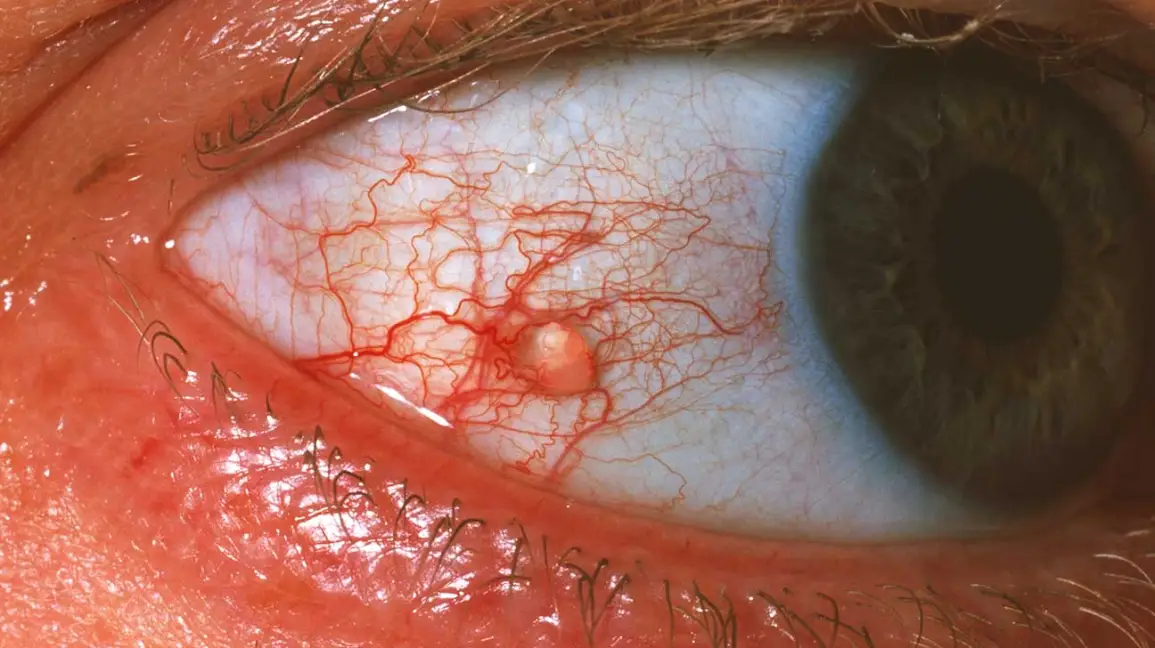
#> input picture tests/Conjunctival_cyst-1296x728-body.webp, 1155 x 648 px; its folder holds only this picture in this run
$ python -i train.py   (imports and definitions only)
#> lines starting #> are read from the running program, lines starting #| are printed output that depends on the picture
import os, json, random
import numpy as np
from PIL import Image
from sklearn.ensemble import GradientBoostingClassifier
from sklearn.preprocessing import StandardScaler, LabelEncoder
from sklearn.model_selection import cross_val_score, StratifiedKFold
import joblib

DATA_DIR  = r"D:\main_projects\eye_disease_screener\data\raw\colored_images"
MODEL_DIR = r"D:\main_projects\eye_disease_screener\model"

IMG_SIZE = (224, 224)

def extract_features(img_path):
    try:
        img = Image.open(img_path).convert("RGB").resize(IMG_SIZE)
        arr = np.array(img, dtype=float)
        r, g, b = arr[:,:,0], arr[:,:,1], arr[:,:,2]
        gray    = 0.299*r + 0.587*g + 0.114*b
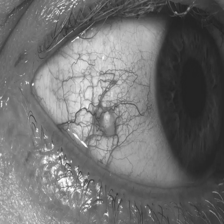
#> gray: shape (224, 224) float64; min 34.64, max 255, mean 111.3

        g_mean, g_std = g.mean(), g.std()
#> g_mean = 96.6; g_std = 46.94
        r_mean, r_std = r.mean(), r.std()
#> r_mean = 151.4; r_std = 62.87
        b_mean, b_std = b.mean(), b.std()
#> b_mean = 81.58; b_std = 53.91
        gray_mean     = gray.mean()
#> gray_mean = 111.3
        gray_std      = gray.std()
#> gray_std = 48.69

        dark_ratio    = (g < g_mean - 1.5*g_std).mean()
#> dark_ratio = 0
        very_dark     = (g < g_mean - 2.5*g_std).mean()
#> very_dark = 0
        spot_density  = (np.abs(gray - gray_mean) > 2*gray_std).mean()
#> spot_density = 0.0173
        bright_ratio  = (gray > np.percentile(gray, 92)).mean()
#> bright_ratio = 0.08
        very_bright   = (gray > np.percentile(gray, 97)).mean()
#> very_bright = 0.03

        gx = np.abs(np.diff(gray, axis=1))
        gy = np.abs(np.diff(gray, axis=0))
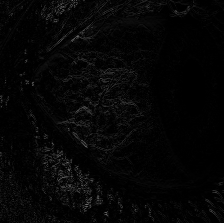
#> gy: shape (223, 224) float64; min 0, max 109.1, mean 5.9
        vessel_density  = (gx.mean() + gy.mean()) / 255.0
#> vessel_density = 0.0497
        edge_variance   = np.var(gx) / 1000.0
#> edge_variance = 0.0927
        high_edge_ratio = (gx > gx.mean() + 2*gx.std()).mean()
#> high_edge_ratio = 0.0456

        gray_var  = np.var(gray) / 10000.0
#> gray_var = 0.237
        red_dom   = (r_mean - g_mean) / 255.0
#> red_dom = 0.215
        rg_ratio  = r_mean / (g_mean + 1e-6)
#> rg_ratio = 1.57
        rb_ratio  = r_mean / (b_mean + 1e-6)
#> rb_ratio = 1.86
        gb_ratio  = g_mean / (b_mean + 1e-6)
#> gb_ratio = 1.18

        h_bins  = np.histogram(gray.flatten(), bins=32, range=(0,255))[0] / gray.size
#> h_bins = 32 values, max 0.0943 at index 5, min 0 at index 0, mean 0.0312
        r_bins  = np.histogram(r.flatten(),    bins=16, range=(0,255))[0] / r.size
#> r_bins = [0, 0, 0.0385, 0.142, 0.0369, 0.0316, 0.0452, 0.0421, 0.0543, 0.074, 0.0872, 0.104, 0.104, 0.138, 0.0784, 0.0242]
        g_bins  = np.histogram(g.flatten(),    bins=16, range=(0,255))[0] / g.size
#> g_bins = [0, 7.97e-05, 0.169, 0.124, 0.138, 0.15, 0.0869, 0.0621, 0.071, 0.0703, 0.0518, 0.0424, 0.0233, 0.00833, 0.00151, 0.000977]
        b_bins  = np.histogram(b.flatten(),    bins=8,  range=(0,255))[0] / b.size
#> b_bins = [0.184, 0.333, 0.147, 0.102, 0.113, 0.0794, 0.0382, 0.00389]

        center    = arr[56:168, 56:168, :]
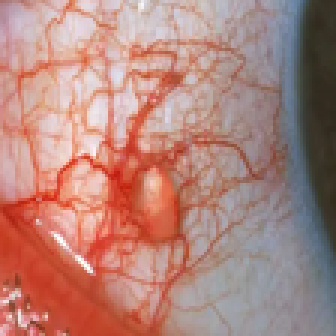
#> center: shape (112, 112, 3) float64 (shown 3 times larger); mean R, G, B 178, 132.1, 123.4
        c_r       = center[:,:,0]
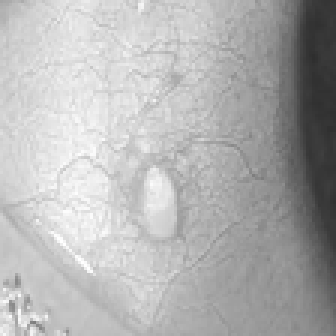
#> c_r: shape (112, 112) float64 (shown 3 times larger); min 46, max 255, mean 178
        c_g       = center[:,:,1]
        c_gray    = 0.299*c_r + 0.587*c_g + 0.114*center[:,:,2]
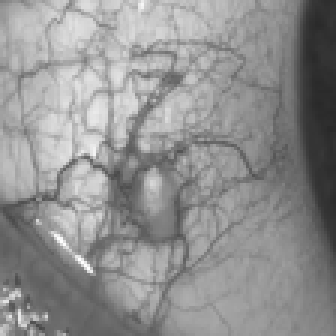
#> c_gray: shape (112, 112) float64 (shown 3 times larger); min 40.84, max 255, mean 144.8
        c_bright  = (c_gray > np.percentile(c_gray, 90)).mean()
#> c_bright = 0.1
        c_dark    = (c_gray < np.percentile(c_gray, 10)).mean()
#> c_dark = 0.1
        c_rg_diff = (c_r.mean() - c_g.mean()) / 255.0
#> c_rg_diff = 0.18
        c_contrast = c_gray.std() / 255.0
#> c_contrast = 0.159
        c_vessel  = np.abs(np.diff(c_gray, axis=1)).mean() / 255.0
#> c_vessel = 0.0364

        ring_outer = arr[28:196, 28:196, :]
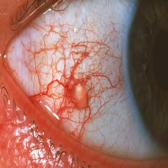
#> ring_outer: shape (168, 168, 3) float64; mean R, G, B 159.8, 112.5, 102.5
        ring_inner = arr[84:140, 84:140, :]
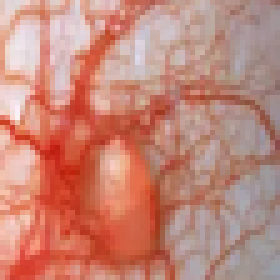
#> ring_inner: shape (56, 56, 3) float64 (shown 5 times larger); mean R, G, B 196.4, 134.5, 120.5
        ro_g = ring_outer[:,:,1].mean() / 255.0
#> ro_g = 0.441
        ri_g = ring_inner[:,:,1].mean() / 255.0
#> ri_g = 0.527
        ring_ratio = ro_g / (ri_g + 1e-6)
#> ring_ratio = 0.837

        p10, p25, p50, p75, p90 = [np.percentile(gray, p)/255.0 for p in [10,25,50,75,90]]
#> p10 = 0.172; p25 = 0.272; p50 = 0.437; p75 = 0.578; p90 = 0.702
        iqr = p75 - p25
#> iqr = 0.306

        hemo_proxy   = very_dark * red_dom
#> hemo_proxy = 0
        exudate_proxy = very_bright * (1 - rg_ratio)
#> exudate_proxy = -0.017
        texture_score = edge_variance * spot_density
#> texture_score = 0.0016

        feats = [
            dark_ratio, very_dark, spot_density, bright_ratio, very_bright,
            vessel_density, edge_variance, high_edge_ratio,
            gray_var, red_dom, rg_ratio, rb_ratio, gb_ratio,
            r_mean/255, g_mean/255, b_mean/255,
            r_std/255,  g_std/255,  b_std/255,
            c_bright, c_dark, c_rg_diff, c_contrast, c_vessel,
            ring_ratio, ro_g, ri_g,
            p10, p25, p50, p75, p90, iqr,
            hemo_proxy, exudate_proxy, texture_score,
        ]
#> feats = 36 values, max 1.86 at index 11, min -0.017 at index 34, mean 0.337
        feats.extend(h_bins.tolist())
        feats.extend(r_bins.tolist())
        feats.extend(g_bins.tolist())
        feats.extend(b_bins.tolist())

        return np.array(feats)
    except:
        return None

# [4 lines that did not run here, left out]
# [1 line not run here, left out]

X, y = [], []
# [15 lines not run here, left out]

X     = np.array(X)
le    = LabelEncoder()
y_enc = le.fit_transform(y)

# [2 lines not run here, left out]

scaler = StandardScaler()
# [1 line that did not run here, left out]

# [1 line not run here, left out]

clf = GradientBoostingClassifier(
    n_estimators=400,
    max_depth=4,
    learning_rate=0.04,
    subsample=0.8,
    min_samples_leaf=4,
    random_state=42
)

cv     = StratifiedKFold(n_splits=5, shuffle=True, random_state=42)
# [1 line that did not run here, left out]
# [22 lines not run here, left out]

>>> result = extract_features('../tests/Conjunctival_cyst-1296x728-body.webp')
#> result = 108 values, max 1.86 at index 11, min -0.017 at index 34, mean 0.149

$ run again, on tests/eye.webp
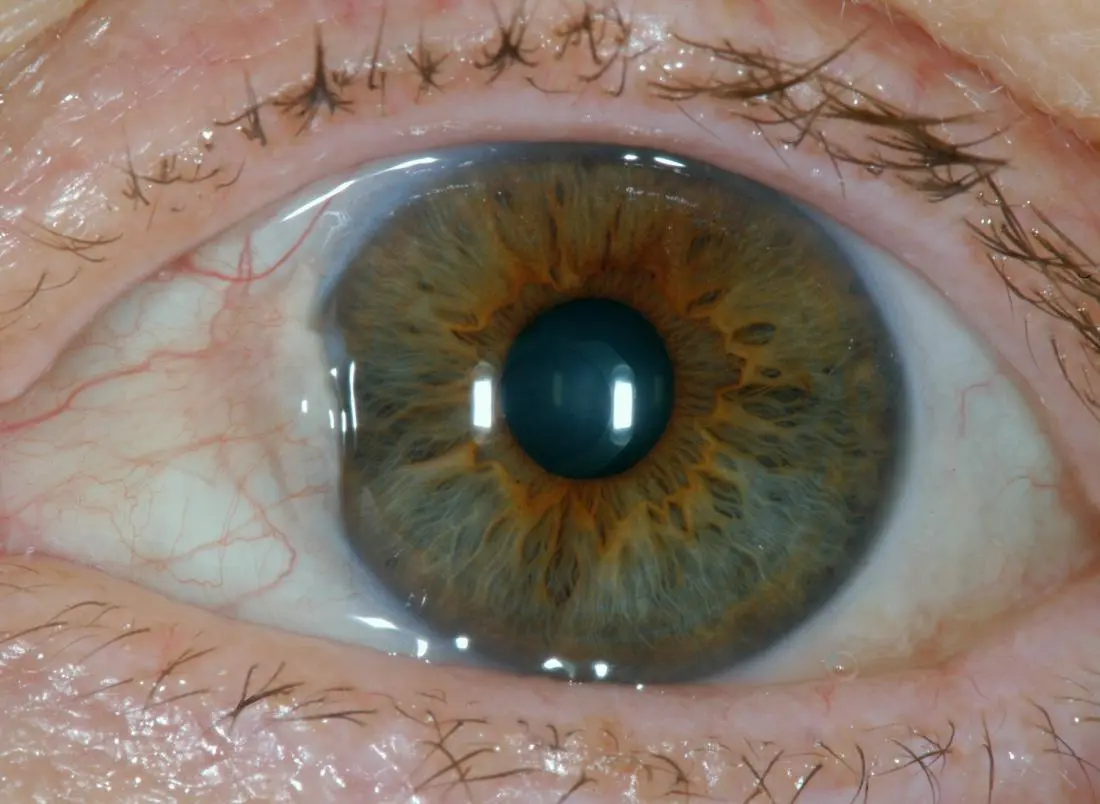
#> input picture tests/eye.webp, 1100 x 804 px
#> g_mean = 117; g_std = 39.89
#> r_mean = 133.6; r_std = 46.18
#> b_mean = 104.6; b_std = 45.1
#> gray_mean = 120.5
#> gray_std = 41.45
#> dark_ratio = 0.0846
#> very_dark = 0.00108
#> spot_density = 0.0315
#> bright_ratio = 0.08
#> very_bright = 0.03
#> vessel_density = 0.0406
#> edge_variance = 0.0713
#> high_edge_ratio = 0.0368
#> gray_var = 0.172
#> red_dom = 0.0652
#> rg_ratio = 1.14
#> rb_ratio = 1.28
#> gb_ratio = 1.12
#> h_bins = 32 values, max 0.152 at index 18, min 0 at index 0, mean 0.0312
#> r_bins = [0.0204, 0.00548, 0.00476, 0.049, 0.118, 0.0783, 0.0306, 0.0269, 0.0741, 0.18, 0.275, 0.122, 0.00989, 0.00283, 0.00199, 0.000558]
#> g_bins = [0.000359, 0.0157, 0.0321, 0.0718, 0.117, 0.0764, 0.0582, 0.116, 0.24, 0.169, 0.0686, 0.0244, 0.00628, 0.00147, 0.00106, 0.00207]
#> b_bins = [0.0746, 0.163, 0.127, 0.267, 0.293, 0.0674, 0.00456, 0.00317]
#> in extract_features, `c_g       = center[:,:,1]`:
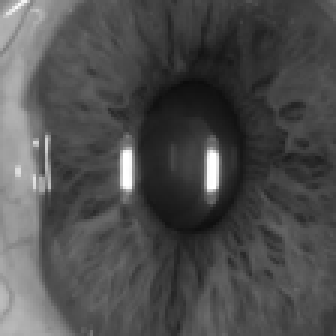
#> c_g: shape (112, 112) float64 (shown 3 times larger); min 12, max 255, mean 77.8
#> c_bright = 0.1
#> c_rg_diff = 0.0107
#> c_contrast = 0.153
#> c_vessel = 0.0231
#> in extract_features, `ring_inner = arr[84:140, 84:140, :]`:
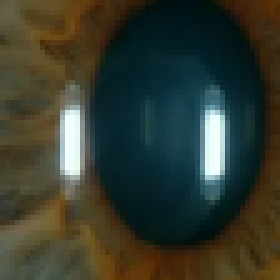
#> ring_inner: shape (56, 56, 3) float64 (shown 5 times larger); mean R, G, B 53.7, 59, 46.6
#> ro_g = 0.404
#> ri_g = 0.231
#> ring_ratio = 1.75
#> p10 = 0.235; p25 = 0.317; p50 = 0.531; p75 = 0.59; p90 = 0.64
#> iqr = 0.273
#> hemo_proxy = 7.02e-05
#> exudate_proxy = -0.00427
#> texture_score = 0.00225
#> feats = 36 values, max 1.75 at index 24, min -0.00427 at index 34, mean 0.317
#> result = 108 values, max 1.75 at index 24, min -0.00427 at index 34, mean 0.143

$ run again, on tests/Fundus_of_eye_normal.jpg
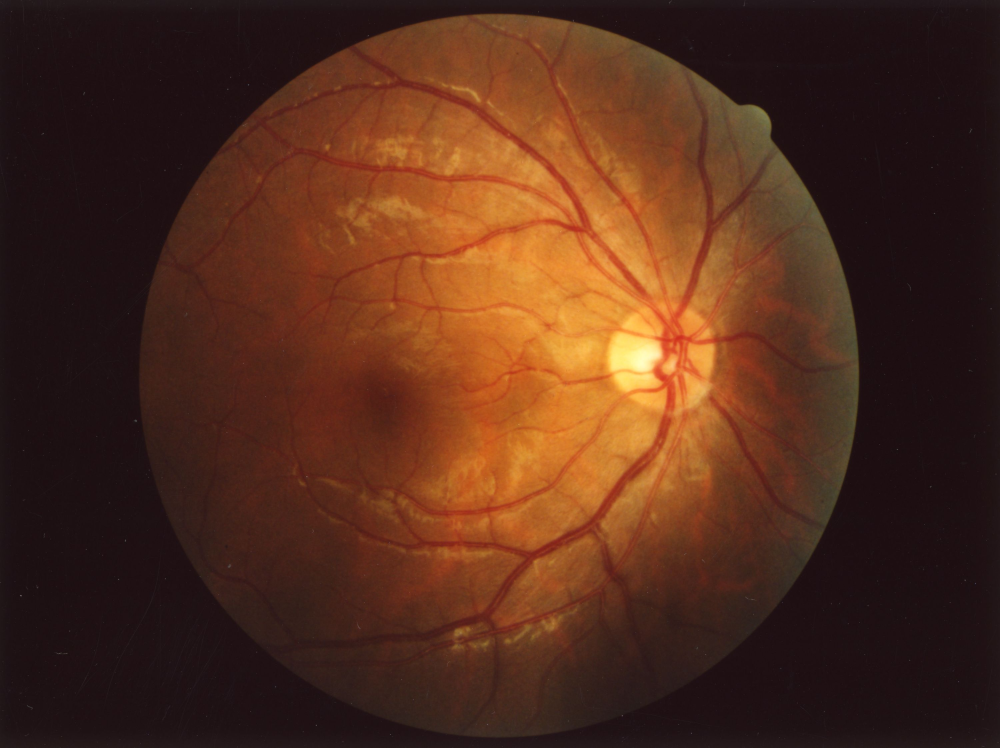
#> input picture tests/Fundus_of_eye_normal.jpg, 3000 x 2244 px (shown at 1/3 size)
#> g_mean = 45.13; g_std = 36.77
#> r_mean = 82.94; r_std = 62.61
#> b_mean = 28.09; b_std = 12.22
#> gray_mean = 54.49
#> gray_std = 41.18
#> dark_ratio = 0
#> spot_density = 0.0601
#> bright_ratio = 0.08
#> very_bright = 0.03
#> vessel_density = 0.018
#> edge_variance = 0.0239
#> high_edge_ratio = 0.0391
#> gray_var = 0.17
#> red_dom = 0.148
#> rg_ratio = 1.84
#> rb_ratio = 2.95
#> gb_ratio = 1.61
#> h_bins = 32 values, max 0.411 at index 2, min 0 at index 0, mean 0.0312
#> r_bins = [0, 0.37, 0.088, 0.0588, 0.0634, 0.0669, 0.0663, 0.0563, 0.0423, 0.0334, 0.029, 0.0311, 0.0317, 0.0317, 0.0228, 0.00801]
#> g_bins = [0.159, 0.323, 0.171, 0.093, 0.0889, 0.052, 0.039, 0.0298, 0.0245, 0.0119, 0.00359, 0.00126, 0.000698, 0.000857, 0.000877, 0.000638]
#> b_bins = [0.719, 0.271, 0.00805, 0.00165, 0.000578, 0.000419, 1.99e-05, 0]
#> in extract_features, `c_gray    = 0.299*c_r + 0.587*c_g + 0.114*center[:,:,2]`:
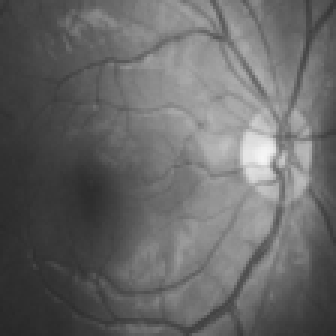
#> c_gray: shape (112, 112) float64 (shown 3 times larger); min 39.99, max 246.5, mean 103.6
#> c_bright = 0.1
#> c_rg_diff = 0.294
#> c_contrast = 0.155
#> c_vessel = 0.0193
#> in extract_features, `ring_inner = arr[84:140, 84:140, :]`:
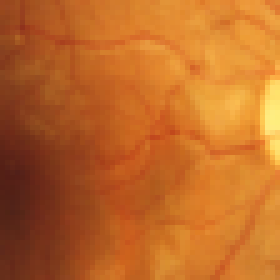
#> ring_inner: shape (56, 56, 3) float64 (shown 5 times larger); mean R, G, B 189.6, 105.1, 39.9
#> ro_g = 0.247
#> ri_g = 0.412
#> ring_ratio = 0.599
#> p10 = 0.0777; p25 = 0.0817; p50 = 0.158; p75 = 0.306; p90 = 0.469
#> iqr = 0.224
#> hemo_proxy = 0
#> exudate_proxy = -0.0251
#> texture_score = 0.00144
#> feats = 36 values, max 2.95 at index 11, min -0.0251 at index 34, mean 0.312
#> result = 108 values, max 2.95 at index 11, min -0.0251 at index 34, mean 0.141

$ run again, on tests/eye_disease.jpg
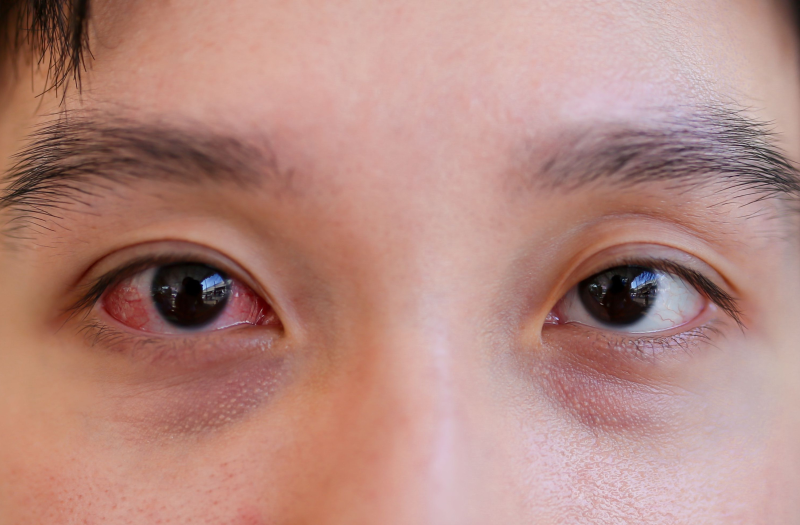
#> input picture tests/eye_disease.jpg, 1600 x 1050 px (shown at 1/2 size)
#> g_mean = 137.3; g_std = 41.04
#> r_mean = 180.7; r_std = 40.65
#> b_mean = 128.8; b_std = 45.58
#> gray_mean = 149.3
#> gray_std = 40.62
#> dark_ratio = 0.0824
#> very_dark = 0.0264
#> spot_density = 0.0496
#> bright_ratio = 0.08
#> very_bright = 0.03
#> vessel_density = 0.0298
#> edge_variance = 0.0332
#> high_edge_ratio = 0.0388
#> gray_var = 0.165
#> red_dom = 0.17
#> rg_ratio = 1.32
#> rb_ratio = 1.4
#> gb_ratio = 1.07
#> h_bins = 32 values, max 0.119 at index 23, min 0 at index 27, mean 0.0312
#> r_bins = [0.00285, 0.0101, 0.00676, 0.00809, 0.00891, 0.0135, 0.0203, 0.0276, 0.039, 0.0839, 0.112, 0.132, 0.243, 0.291, 3.99e-05, 0]
#> g_bins = [0.0102, 0.0134, 0.0139, 0.0213, 0.0333, 0.0599, 0.0928, 0.115, 0.136, 0.138, 0.16, 0.19, 0.0165, 0, 0, 0]
#> b_bins = [0.031, 0.0513, 0.161, 0.234, 0.201, 0.266, 0.0552, 1.99e-05]
#> c_bright = 0.0993
#> c_dark = 0.1
#> c_rg_diff = 0.188
#> c_contrast = 0.137
#> c_vessel = 0.0149
#> in extract_features, `ring_inner = arr[84:140, 84:140, :]`:
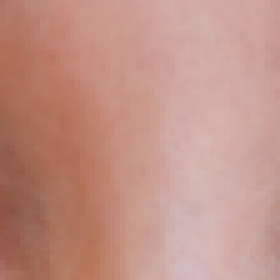
#> ring_inner: shape (56, 56, 3) float64 (shown 5 times larger); mean R, G, B 193.9, 146.4, 134.5
#> ro_g = 0.511
#> ri_g = 0.574
#> ring_ratio = 0.891
#> p10 = 0.376; p25 = 0.496; p50 = 0.617; p75 = 0.716; p90 = 0.757
#> iqr = 0.221
#> hemo_proxy = 0.00449
#> exudate_proxy = -0.00948
#> texture_score = 0.00165
#> feats = 36 values, max 1.4 at index 11, min -0.00948 at index 34, mean 0.345
#> result = 108 values, max 1.4 at index 11, min -0.00948 at index 34, mean 0.152
